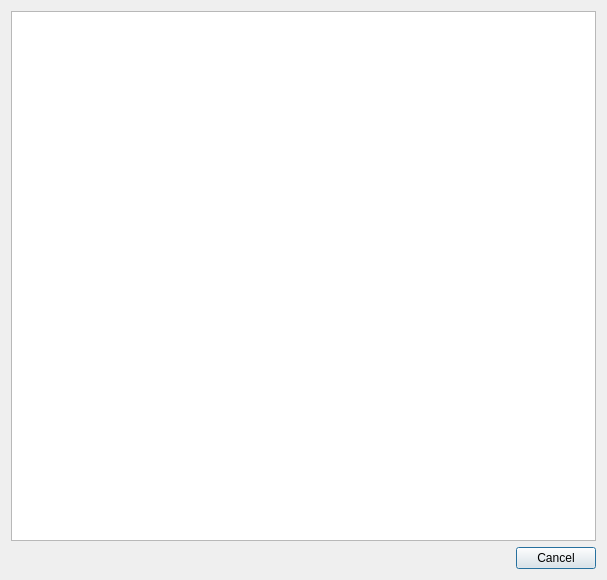
<?xml version="1.0" encoding="UTF-8"?>
<ui version="4.0">
 <class>RemoteLinux::Internal::LinuxDeviceTestDialog</class>
 <widget class="QDialog" name="RemoteLinux::Internal::LinuxDeviceTestDialog">
  <property name="geometry">
   <rect>
    <x>0</x>
    <y>0</y>
    <width>607</width>
    <height>580</height>
   </rect>
  </property>
  <property name="windowTitle">
   <string>Device Test</string>
  </property>
  <layout class="QVBoxLayout" name="verticalLayout">
   <item>
    <widget class="QPlainTextEdit" name="textEdit">
     <property name="readOnly">
      <bool>true</bool>
     </property>
    </widget>
   </item>
   <item>
    <widget class="QDialogButtonBox" name="buttonBox">
     <property name="orientation">
      <enum>Qt::Horizontal</enum>
     </property>
     <property name="standardButtons">
      <set>QDialogButtonBox::Cancel</set>
     </property>
    </widget>
   </item>
  </layout>
 </widget>
 <resources/>
 <connections>
  <connection>
   <sender>buttonBox</sender>
   <signal>accepted()</signal>
   <receiver>RemoteLinux::Internal::LinuxDeviceTestDialog</receiver>
   <slot>accept()</slot>
   <hints>
    <hint type="sourcelabel">
     <x>248</x>
     <y>254</y>
    </hint>
    <hint type="destinationlabel">
     <x>157</x>
     <y>274</y>
    </hint>
   </hints>
  </connection>
  <connection>
   <sender>buttonBox</sender>
   <signal>rejected()</signal>
   <receiver>RemoteLinux::Internal::LinuxDeviceTestDialog</receiver>
   <slot>reject()</slot>
   <hints>
    <hint type="sourcelabel">
     <x>316</x>
     <y>260</y>
    </hint>
    <hint type="destinationlabel">
     <x>286</x>
     <y>274</y>
    </hint>
   </hints>
  </connection>
 </connections>
</ui>
